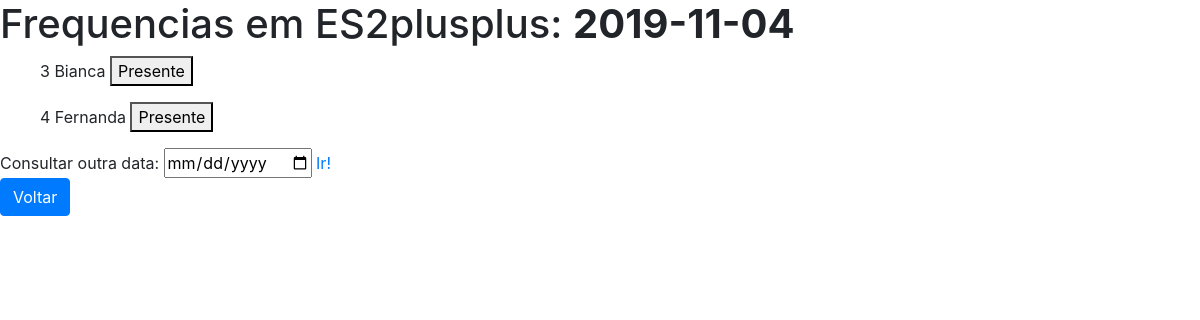
The page /frequencias/1/2019-11-04 on the database its author committed.
### products/models.py (models this page shows, shortened)
class Disciplina(models.Model):
    id = models.AutoField(primary_key=True)
    nomeDisciplina = models.CharField(max_length=100)
    def __str__(self):
        return self.nomeDisciplina

class Frequencia(models.Model):
    id = models.AutoField(primary_key=True)
    presente = models.IntegerField()
    data = models.CharField(max_length=100, null=True)
    aluno = models.ForeignKey(Aluno, on_delete=models.CASCADE, null=True)
    discliplina = models.ForeignKey(Disciplina, on_delete=models.CASCADE, null=True)

class Aluno(models.Model):
    id = models.AutoField(primary_key=True)
    nomeAluno = models.CharField(max_length=100)
    def __str__(self):
        return self.nomeAluno

### products/views.py (the view)
# urls.py: path('frequencias/<int:id>/<str:date>', list_frequencias, name='list_frequencias'),
def list_frequencias(request, id, date):
    alunos = Frequencia.objects.filter(discliplina_id=id, data=date)
    disciplina_nome = Disciplina.objects.filter(id=id);
    if (alunos.count() == 0):
        alunos = prepararChamada(id, date)
    return render(request, 'frequencias.html',
                  {'alunos': alunos, 'dataFreq': date, 'disciplina_id': id, 'disciplina_nome': disciplina_nome[0]})

### products/templates/frequencias.html (shortened to what this page needs)
<!doctype html>
<html lang="en">
<head>
    <link href="https://stackpath.bootstrapcdn.com/bootstrap/4.3.1/css/bootstrap.min.css" rel="stylesheet">
</head>
<body>
    <h1>Frequencias em {{disciplina_nome}}: <b>{{dataFreq}}</b> </h1>
    {% for aluno in alunos %}
    <ul>
            <li> {{ aluno.aluno_id }}</li>
            <li> {{ aluno.aluno }}</li>
            <li> <a href="{% url 'change_status' aluno.discliplina.id aluno.aluno.id dataFreq  %}"><button  name="addpresenca" class="addPresenca" class="btn">
                Presente</button></a></li>
    </ul>
    {% endfor %}
    Consultar outra data: <input id="novaData" type="date" onchange=changeDate()>
    <a id="change-date" href="{% url 'list_frequencias' disciplina_id dataFreq %}">Ir!</a>
    <Br>
    <a href="/disciplinas/"><input name="backbutton" type="button" class="btn btn-primary" value="Voltar"></input></a>
</body>
</html>

### products/templates/frequencias.html (style rules this page uses)
ul li { display: inline-block }

### rows shown on the page
Disciplina: nomeDisciplina "ES2plusplus"
Frequencia: aluno_id "3", aluno "Bianca"
Frequencia: aluno_id "4", aluno "Fernanda"

### other values the page prints
{{ dataFreq }} "2019-11-04"
